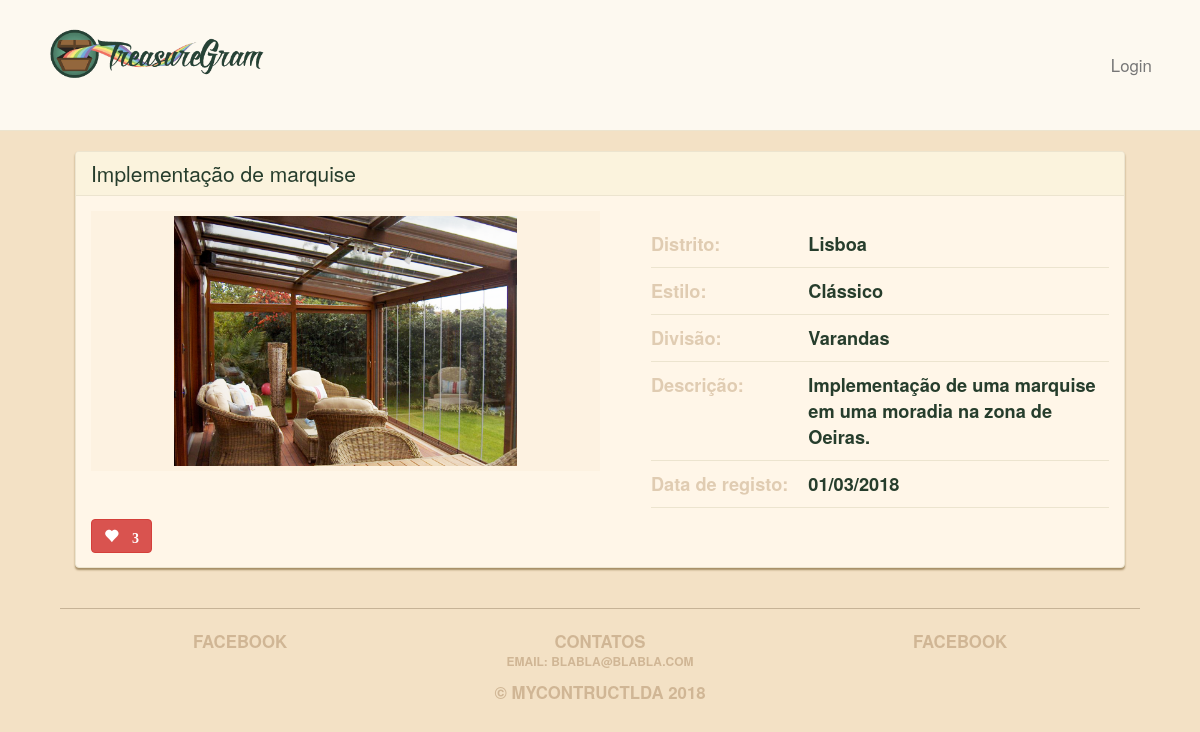
Page /implementacao-de-marquise/ on the committed database.
### main_app/models.py (models this page shows, shortened)
class Projetos(models.Model):
    data_registo = models.CharField(max_length=100)
    distrito = models.CharField(max_length=100)
    titulo = models.CharField(max_length=100)
    descricao = models.CharField(max_length=250)
    divisao = models.ForeignKey('Divisao', on_delete=models.CASCADE)
    estilo = models.ForeignKey('Estilo', on_delete=models.CASCADE)
    imagem = models.ImageField(upload_to='treasure_images', default='media/default.png')
    likes = models.IntegerField(default=0)
    slug = models.SlugField(max_length=100, blank=True)

class Estilo(models.Model):
    estilo = models.CharField(max_length=100)
    def __str__(self):
        return self.estilo

class Divisao(models.Model):
    divisao = models.CharField(max_length=100)
    def __str__(self):
        return self.divisao

### main_app/views.py (the view)
# urls.py: url(r'^([a-z0-9-]+)/$', views.detail, name = 'detail'),
def detail(request, slug):
    projeto = Projetos.objects.get(slug=slug)
    return render(request, 'detail.html', {'projeto': projeto})

### main_app/templates/detail.html
{% extends 'base.html' %}
{% load staticfiles %}
{% block content %}
  <div class="treasure panel panel-default">
    <div class="panel-heading">
          <h3 class="panel-title">{{ projeto.titulo }}</h3>
        </div>
    <div class="panel-body">
      <div class="treasure-photo-detail">
        <img src="{{ projeto.imagem.url }}" height="250px">
      </div>
      <table class="treasure-table">
        <tr>
          <th>
            Distrito:
          </th>
          <td>{{ projeto.distrito }}</td>
        </tr>
        <tr>
          <th>
            Estilo:
          </th>
          <td>{{ projeto.estilo }}</td>
        </tr>
        <tr>
          <th>
            Divisão:
          </th>
          <td>{{ projeto.divisao }}</td>
        </tr>
         <tr>
          <th>
            Descrição:
          </th>
          <td>{{ projeto.descricao }}</td>
        </tr>
                <tr>
          <th>
            Data de registo:
          </th>
          <td>{{ projeto.data_registo }}</td>
        </tr>
      </table>
      <button id ="likes" data-id="{{projeto.id}}" class="btn btn-mini btn-danger glyphicon glyphicon-heart" type="button">
            {% if projeto.likes > 0 %} {{ projeto.likes }} {% endif %}
          </button>
    </div>
  </div>
{% endblock %}

### main_app/static/style.css (style rules this page uses)
body { background: #f3e1c5; color: #263d2c; }
.panel { background: #fff6e8; border-color: #ece4cf; box-shadow: 0 2px 2px #a58d65; }
.panel-default .panel-heading { background: #fbf3dd; border-color: #ece4cf; }
.panel-body { position: relative; }
.panel-title { font-size: 1.5em; color: #263d2c; }
.treasure { margin-bottom: 20px; }
.treasure:last-child { margin-bottom: 0; }
.treasure-photo-detail { background: #fdf2e1; float: left; margin-right: 5%; padding: 5px; position: relative; text-align: center; width: 50%; }
.treasure-table { float: left; margin-top: 10px; width: 45%; }
.treasure-table tr { border-bottom: 1px solid #ece4cf; }
.treasure-table td, .treasure-table th { font-weight: bold; font-size: 1.3em; padding-bottom: 10px; padding-top: 10px; vertical-align: baseline; }
.treasure-table th { color: #e0ccb2; white-space: nowrap; }
.treasure-table td:last-child { padding-left: 20px; width: 100%; }
.btn { margin-top: 10px; font-weight: bold; font-size: 14px; }

### rows in the picture
Projetos: titulo "Implementação de marquise", imagem (picture), distrito "Lisboa", estilo "Clássico", divisao "Varandas", descricao "Implementação de uma marquise em uma moradia na zona de Oeiras.", data_registo "01/03/2018", likes "3"
